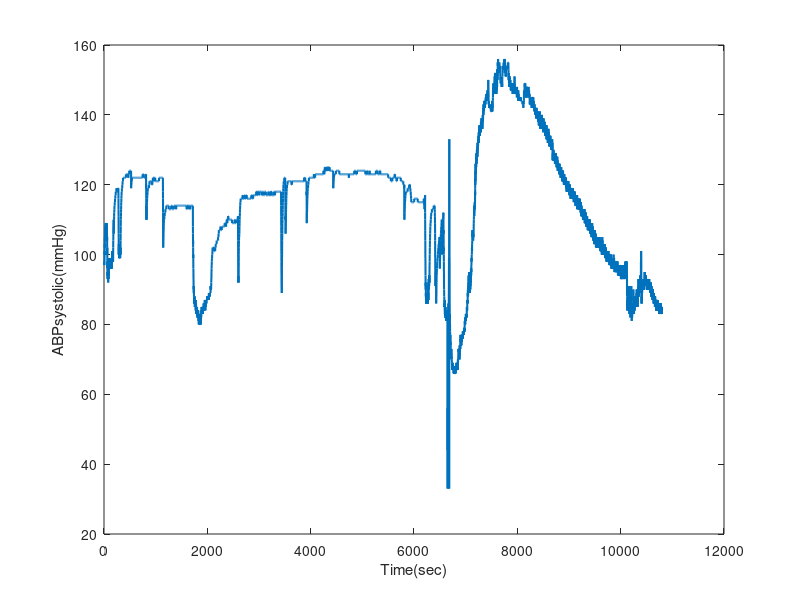
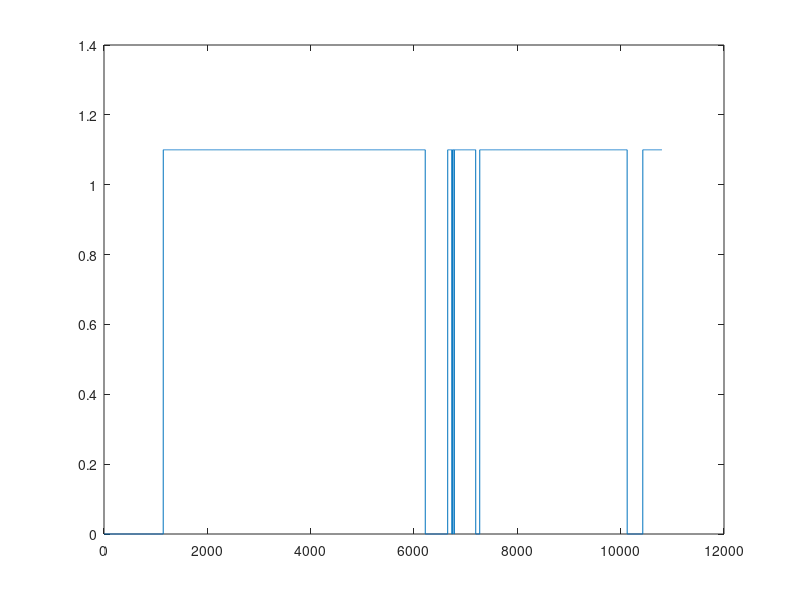
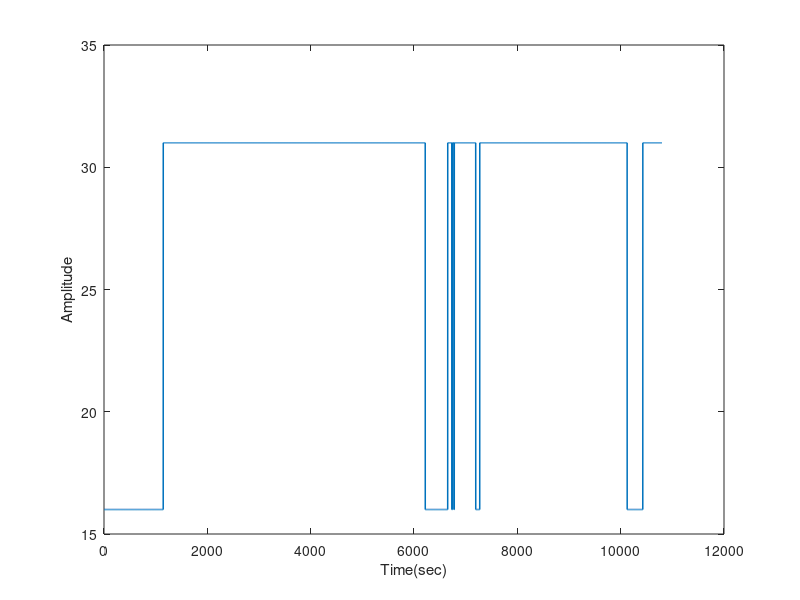
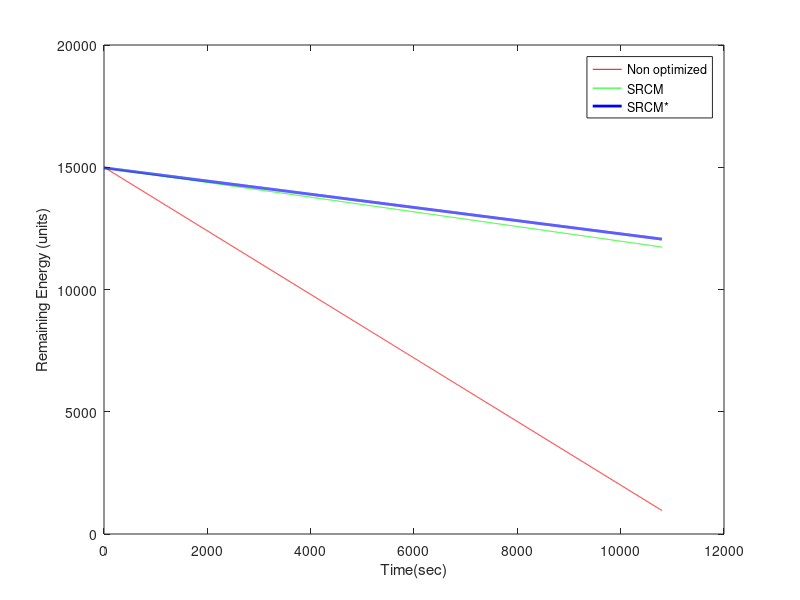

These charts were generated, in order, by the following MATLAB code:
close all
clear
clc
load MainData_4Sensors_10_13_P216
Data7=MainData;

t7 = 0:0.0001:20; %sampling at niquist rate
c7=input('Enter Bit Depth Of PCM Coding:');
part7 = -1:0.1:1;%A quantization partition defines several contiguous, nonoverlapping ranges
%of values within the set of real numbers.
codebook7 = -1:0.1:1.1;%A codebook tells the quantizer which common value to assign to inputs that
%fall into each range of the partition.
COUNTER7=0:length(Data7)-1;
COUNTER7=COUNTER7';
E0=15000;
Esend=1;
Ecapture=0.3;
tt=0:length(Data7)-1;
ERemaining=E0-(tt*Esend)-(tt*Ecapture);

[~,quants] = quantiz(Data7(:,4),part7,codebook7);%returns a vector that tells which interval each input is in
y = uencode(quants,c7);
ybin=dec2bin(y,c7); %converting it to final binary form to make it transmit ready



% % % % % % % % % % % % % % % % % % % % % % % % % % % % % % % % % % % % % % % % % % % % % % % % % % % % % 

% clc; clear all; close all;
ip= y;  %  input of random bit sequence

% ip=[zeros(1,6) ones(1,12) zeros(1,10) ones(1,5)];
len_ip=length(ip);    %length of input sequence
bit=[];    %sequence of unique bits in input 
len=[];    %length of each bit in input
count=0;    %counter
for i=1:len_ip-1
    if ip(i) == ip(i+1)  %check if consecutive bits are equal
        count=count+1;
        continue
    end
    bit=[bit ip(i)];
    len=[len count+1];
    count=0;
end

last_bit=ip(i+1);
number=len_ip-sum(len);  %checking the number of times last bit occurs
bit=[bit last_bit];  %contains the order of bits (final)
bbit=dec2bin(bit);
 disp(bbit);
len=[len number];     %count of the bits i.e. run length (final)
blen=dec2bin(len);
 disp(blen);

% disp(y);


Er2=E0-(2*length(bit)*Esend)-(tt*Ecapture);
Er3=E0-(2*length(bit)*Esend)-(0.9*tt*Ecapture);
%

 % % % % % % % % % % % % % % % % % % % % % % % % % % % % % % % % % % % % % % % % % % % % % % % % % % % % % 





figure(1);
plot(COUNTER7,Data7(:,1),'linewidth',1.5);
xlabel('Time(sec)');
ylabel('ABPsystolic(mmHg)');


figure(2);
plot(COUNTER7,quants);



figure(3);
plot(COUNTER7,y,'linewidth',1.1);


xlabel('Time(sec)');
ylabel('Amplitude');

figure(4);

plot(tt,ERemaining,'r',tt,Er2,'g',tt,Er3,'b','linewidth',2),legend('Non optimized','SRCM','SRCM*');
xlabel('Time(sec)');
ylabel('Remaining Energy (units)');